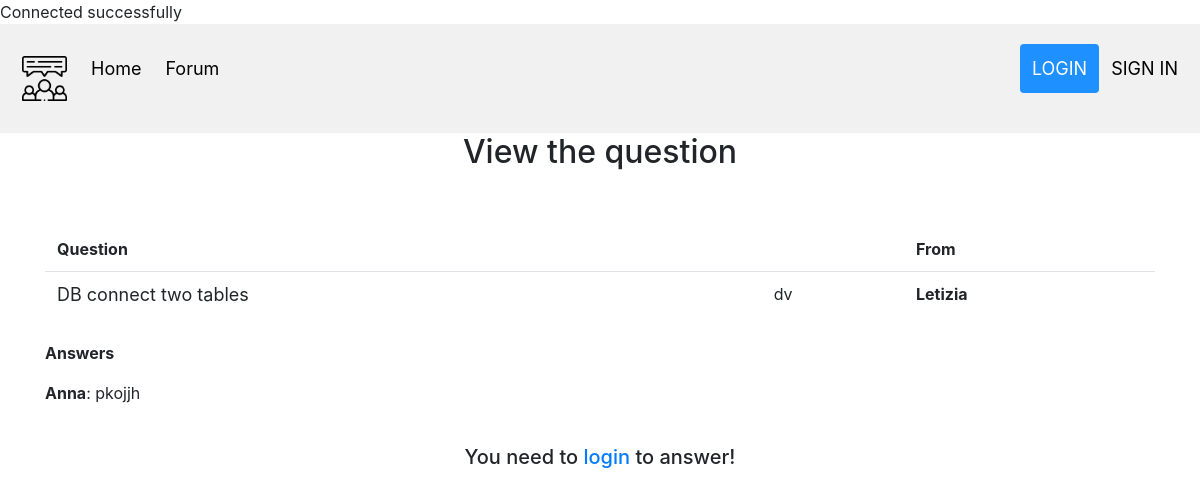
Screenshot of /SystemSecurity_Insecurewebapp/selection.php?number=128 with the database file from the repository.
### tables this page shows
CREATE TABLE `question` (
  `number` double NOT NULL,
  `titleQ` text NOT NULL,
  `bodyQ` text NOT NULL,
  `username` varchar(50) NOT NULL
);

CREATE TABLE `answer` (
  `numA` double NOT NULL,
  `answerQ` text NOT NULL,
  `quesNum` double NOT NULL,
  `username` varchar(50) NOT NULL
);

### SystemSecurity_Insecurewebapp/selection.php (the view, shortened to what this page needs)
<?php
    include('server.php');
?>
<!DOCTYPE html>
<html>
	<head>
		<link rel="stylesheet" type="text/css" href="style.css">
		<link rel="stylesheet" href="https://stackpath.bootstrapcdn.com/bootstrap/4.4.1/css/bootstrap.min.css">
	</head>
	<body >
	<div class="header">
		<a href="index.php" class="logo"><img src="chat.png" style="width: 45px"></a>
		<a href="index.php" class="home">Home</a>
		<a href="forum.php" class="forum">Forum</a>
		<div class="header-right">
			<?php  if (isset($_SESSION['username'])) : ?>
				<p>You are <strong><?php echo $_SESSION['username']; ?></strong></p>
				<p> <a href="../SystemSecurity_Insecurewebapp/index.php?logout='1'" style="color: red;">logout</a> </p>
				<?php else: ?>
				<a class="active" href="login.php">LOGIN</a>
				<a href="register.php">SIGN IN</a>
			<?php endif ?>
		</div>
	</div>
	<div  class="content">
		<h2 style="text-align: center;">View the question</h2>
		<br><br>
		<?php
            $number = $_GET["number"];
            $sql = "SELECT * FROM question WHERE number =" . $number;
            $result = $conn->query($sql);
        ?>
<div class="contentt">
<div class="container">
	<table class="table" style="margin: auto; border-top:none;" >
		<thead>
            <tr>
                <th scope="col"  style="border:none;">Question</th>
                <th scope="col"  style="border:none;"> </th>
                <th scope="col"  style="border:none;">From</th>
            </tr>
		</thead>
		<tbody>
         <?php
            while ($row = $result-> fetch_assoc()){
                    echo " <tr>
                        <td> <span style='font-size: 18px;'>" .$row["titleQ"]."</span></td>
                        <td> <span>" .$row["bodyQ"]."</span></td>
                        <td><b>" .$row["username"]."</b></td>
                    </tr>";
            }
        ?>
        </tbody>
    </table>
<br>
    <b><p>Answers</p> </b>
                <?php
                    $sql2 = "SELECT answer.answerQ, answer.username FROM answer, question WHERE question.number = " . $number . " and answer.quesNum = question.number";
                    $result2 = $conn->query($sql2);
                    if($result->num_rows >= 1) {
                            while ($row2 = $result2-> fetch_assoc()){
                                echo "<b><span>".
                                $row2['username'] . "</span></b>: "
                                    . $row2['answerQ'] . " </br> <br>";
                            }
                        }
                        else {
                            echo "Be the first one to comment!";
                        }
                    ?>
                </div>
            </div>
                    <?php
                        if (isset($_SESSION["username"])){
                            echo     "<div class='contentt'>
                                        <div id='form'>
                                                    <div class='col-lg-7 mx-auto'>
                                                        <div class='card mt-2 mx-auto p-10 bg-light'>
                                                        <div class='text-center mt-5'>
                                                            <p id='' style='font-size: 20px;'> <strong> Your answer:</strong></p>
                                                        </div>
                                                            <div class='card-body bg-ligh'>
                                                                <div class='container-fluid'>
                                                                    <form action='answer.php?number=" .$number. "' method='POST' id='comment-form' role='form'>
                                                                        <div class='controls'>
                                                                            <div class='row'>
                                                                                <div class='col-md-12'>
                                                                                    <div class='form-group'> <label></label> <input type='text' name='answerQ' class='form-control' placeholder='You can write your answer here' required='required' data-error='Comment is required.'> </div>
                                                                                </div>
                                                                            </div>
                                                                            </div>
                                                                            <div class='text-center mt-3'>
                                                                                <button type='submit' class='btn btn-primary btn-block' name='submit'>Post your answer!</button>
                                                                            </div>
                                                                    </form>
                                                                </div>
                                                            </div>
                                                            </div>
                                                        </div>
                                                    </div>
                                                </div>";
                        }
                        else {
                            echo "<div class='text-center mt-3'>
                            <h5>You need to <a href = 'login.php'>login</a> to answer!</h5>
                                                                            </div>";
                        }
                        ?>
	</div>
	</body>
</html>

### SystemSecurity_Insecurewebapp/style.css (style rules this page uses)
body { font-size: 120%; background: #F8F8FF; text-align: center; }
.header { overflow: hidden; background-color: #f1f1f1; padding: 20px 10px; }
.header a { float: left; color: black; text-align: center; padding: 12px; text-decoration: none; font-size: 18px; line-height: 25px; border-radius: 4px; }
.header a.logo { font-size: 25px; font-weight: bold; }
.header a.active { background-color: dodgerblue; color: white; }
.header-right { float: right; }

### rows the page displays
question: titleQ "DB connect two tables", bodyQ "dv", username "Letizia"
answer: username "Anna", answerQ "pkojjh"
